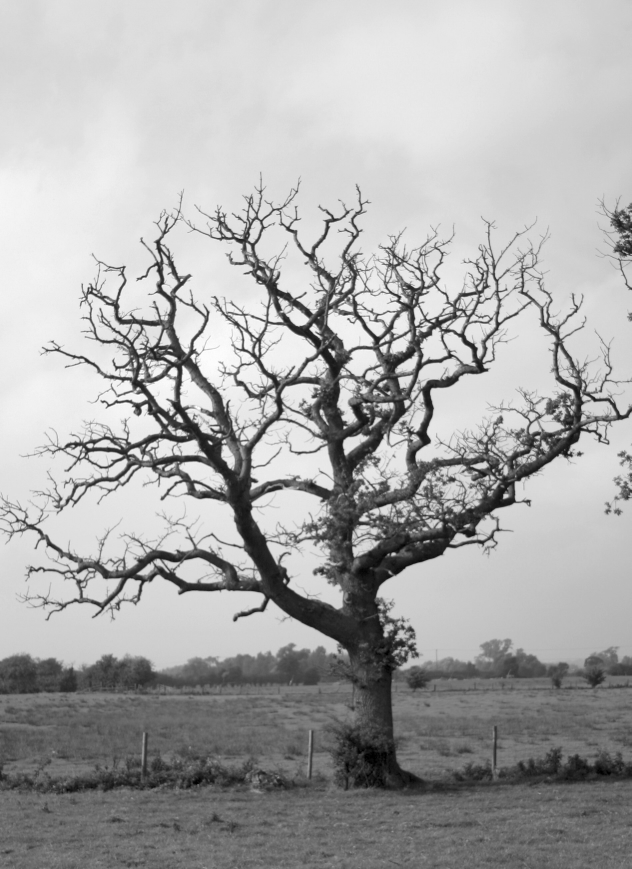
#> input picture exports/sources/commons/DeadTree.jpg, 1894 x 2606 px (shown at 1/3 size)
$ python run.py
#> lines starting #> are read from the running program, lines starting #| are printed output that depends on the picture
"""Compare the mirrored Commons tree photograph with the LP2-55 tree region.

Requires OpenCV and NumPy. Parameters are frozen in plan.txt. This compares
image structure; it is not a reconstruction of the compositing recipe.
"""
import argparse
import hashlib
import json
from pathlib import Path

import cv2
import numpy as np

ROOT = Path(__file__).resolve().parents[3]
SOURCE = ROOT / 'exports/sources/commons/DeadTree.jpg'
TARGET = ROOT / 'images/lp2-55.jpg'
EXPECTED_SOURCE = '608288991f92b8ab901a9fbb39937f93ebdfeb5fd84edeecfa637d5262ff7b29'
EXPECTED_TARGET = 'a80191592add93a86ed3868f9e4e6ba3944ec20c9ffccc7d3e221b461344beba'
SCALES = [round(.37 + i * .015, 3) for i in range(23)]


def digest(path):
    return hashlib.sha256(path.read_bytes()).hexdigest()


def prepared():
    assert digest(SOURCE) == EXPECTED_SOURCE
    assert digest(TARGET) == EXPECTED_TARGET
    source = cv2.imread(str(SOURCE), cv2.IMREAD_GRAYSCALE)
#> source is the input picture: shape (2606, 1894); min 0, max 255, mean 169.7
    target = cv2.imread(str(TARGET), cv2.IMREAD_GRAYSCALE)
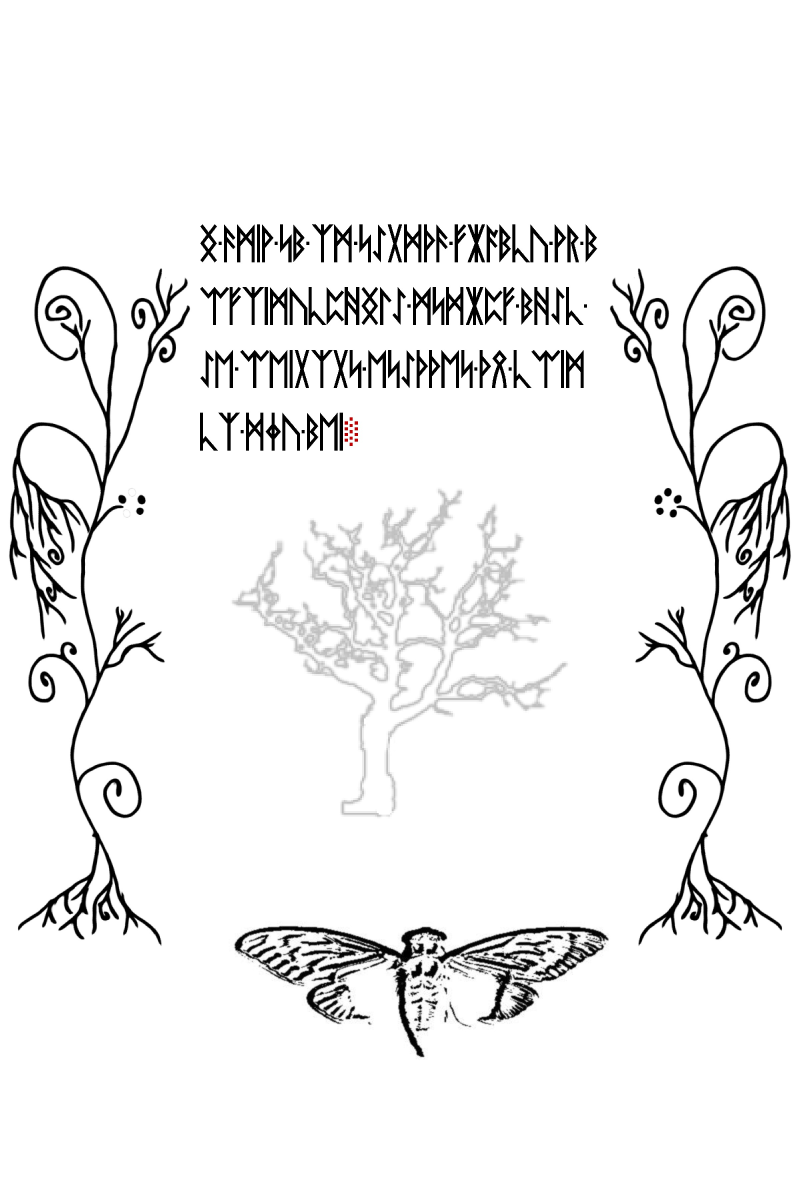
#> input picture images/lp2-55.jpg, 2400 x 3600 px (shown at 1/3 size)
#> target: shape (3600, 2400); min 0, max 255, mean 239.9
    assert source.shape == (2606, 1894) and target.shape == (3600, 2400)
    source = source[500:1950, 100:1750]
#> source: shape (1450, 1650)
    target = target[1300:2550, 550:1850]
#> target: shape (1250, 1300)
    a = np.clip((170 - source.astype(np.float32)) / 130, 0, 1)
    b = np.clip((250 - target.astype(np.float32)) / 45, 0, 1)
    return a, cv2.GaussianBlur(b, (0, 0), 7)


def correlation(a, b):
    x = a.ravel().astype(np.float64)
    y = b.ravel().astype(np.float64)
    x -= x.mean(); y -= y.mean()
    return float(np.dot(x, y) / np.sqrt(np.dot(x, x) * np.dot(y, y)))


def search(source, target, flip, training_fraction):
    a = cv2.flip(source, 1) if flip else source
    best = None
    for scale in SCALES:
        template = cv2.GaussianBlur(cv2.resize(a, None, fx=scale, fy=scale), (0, 0), 7)
        h, w = template.shape
        if h >= target.shape[0] or w >= target.shape[1]:
            continue
        train_h = h if training_fraction == 1 else int(h * training_fraction)
        scores = cv2.matchTemplate(target, template[:train_h], cv2.TM_CCOEFF_NORMED)
        if training_fraction != 1:
            scores[target.shape[0] - h + 1:] = -1
        _, score, _, (x, y) = cv2.minMaxLoc(scores)
        if best is None or score > best['training_correlation']:
            held = None
            if training_fraction != 1:
                held = correlation(template[train_h:], target[y + train_h:y + h, x:x + w])
            best = dict(scale=scale, x=x, y=y, width=w, height=h,
                        training_correlation=float(score), held_out_correlation=held)
    return best


def calculate():
    a, b = prepared()
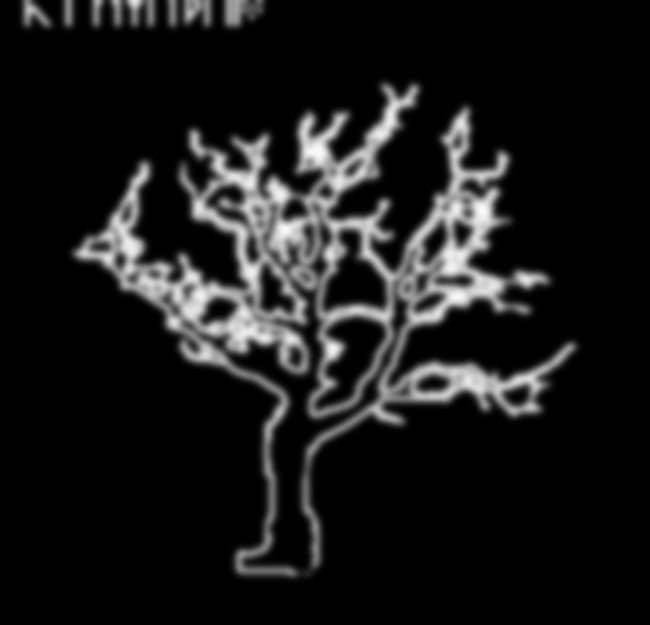
#> b: shape (1250, 1300) float32 (shown at 1/2 size); min 0, max 0.984, mean 0.0992
    return {
        'schema': 'liberpedia-tree-alignment-v1',
        'source': {'path': SOURCE.relative_to(ROOT).as_posix(), 'sha256': EXPECTED_SOURCE,
                   'original_size': [1894, 2606], 'crop_xyxy': [100, 500, 1750, 1950]},
        'target': {'path': TARGET.relative_to(ROOT).as_posix(), 'sha256': EXPECTED_TARGET,
                   'original_size': [2400, 3600], 'crop_xyxy': [550, 1300, 1850, 2550]},
        'preprocessing': 'grayscale; source response clip((170-L)/130,0,1); target response clip((250-L)/45,0,1); Gaussian sigma 7 after resizing',
        'search': {'scales': SCALES, 'translation': 'all in-crop integer offsets retaining the entire template',
                   'score': 'OpenCV TM_CCOEFF_NORMED; top 60% used for the held-out fit'},
        'orientations': {
            name: {'full_region': search(a, b, flip, 1), 'top_fit_bottom_check': search(a, b, flip, .6)}
            for name, flip in [('original', False), ('horizontal_reflection', True)]},
        'limits': 'Crops, darkness responses, scale interval and Gaussian width were chosen after inspecting these images. The lower 40% was not used to choose alignment within this declared run, but the overall design is exploratory. Correlations are descriptive, not a significance probability or exact compositing recipe.'
    }
#> the loop in search, `for scale in SCALES:` made 23 passes
#> score on passes 1 to 12: 0.377, 0.377, 0.371, 0.359, 0.354, 0.352, 0.349, 0.352, 0.351, 0.345, 0.341, 0.335
#> call 2 of search, with flip = False, training_fraction = 0.6
#> the loop in search (call 2), `for scale in SCALES:` made 23 passes
#> (score, held) on pass 1: (0.564, -0.0949)
#> score on passes 2 to 7: 0.558, 0.534, 0.5, 0.465, 0.451, 0.454
#> after the loop in search (call 2), `for scale in SCALES:`:
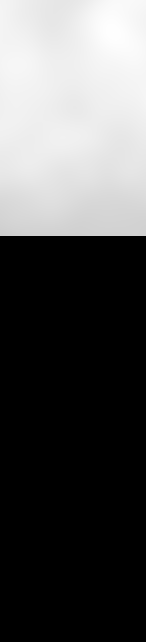
#> scores: shape (642, 146) float32; min -1, max 0.331, mean -0.551; drawn with min black and max white
#> after the loop in search (call 2), `for scale in SCALES:`: held = -0.0949
#> call 3 of search, with flip = True, training_fraction = 1
#> the loop in search (call 3), `for scale in SCALES:` made 23 passes
#> score on passes 1 to 12: 0.36, 0.355, 0.366, 0.379, 0.382, 0.373, 0.362, 0.357, 0.398, 0.442, 0.498, 0.562
#> pass 1, in search (call 3), `template = cv2.GaussianBlur(cv2.resize(a, None, fx=scale, fy=scale), (..`:
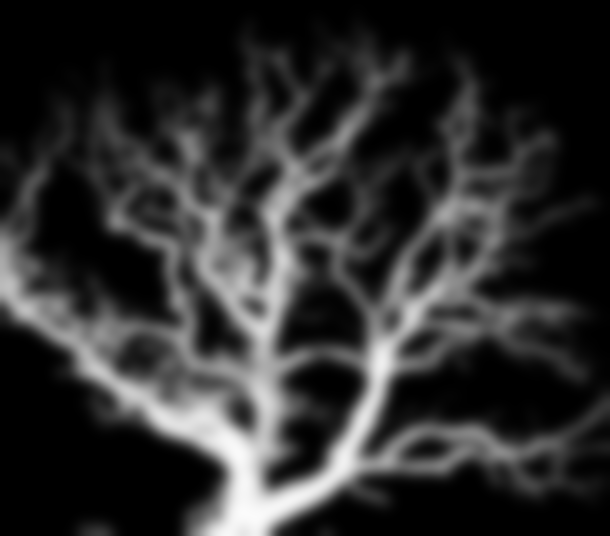
#> template: shape (536, 610) float32; min 0, max 0.986, mean 0.181
#> after the loop in search (call 3), `for scale in SCALES:`:
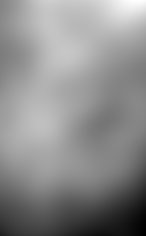
#> scores: shape (236, 146) float32; min -0.0056, max 0.252, mean 0.136; drawn with min black and max white
#> the loop in search (call 4), `for scale in SCALES:` made 23 passes
#> (score, held) on passes 1, 9, 10, 11, 12, 13: (0.505, -0.0189), (0.542, 0.24), (0.606, 0.281), (0.688, 0.322), (0.765, 0.379), (0.813, 0.456)
#> score on passes 2 to 7: 0.502, 0.496, 0.477, 0.458, 0.455, 0.451
#> pass 1, in search (call 4), `scores = cv2.matchTemplate(target, template[:train_h], cv2.TM_CCOEFF_N..`:
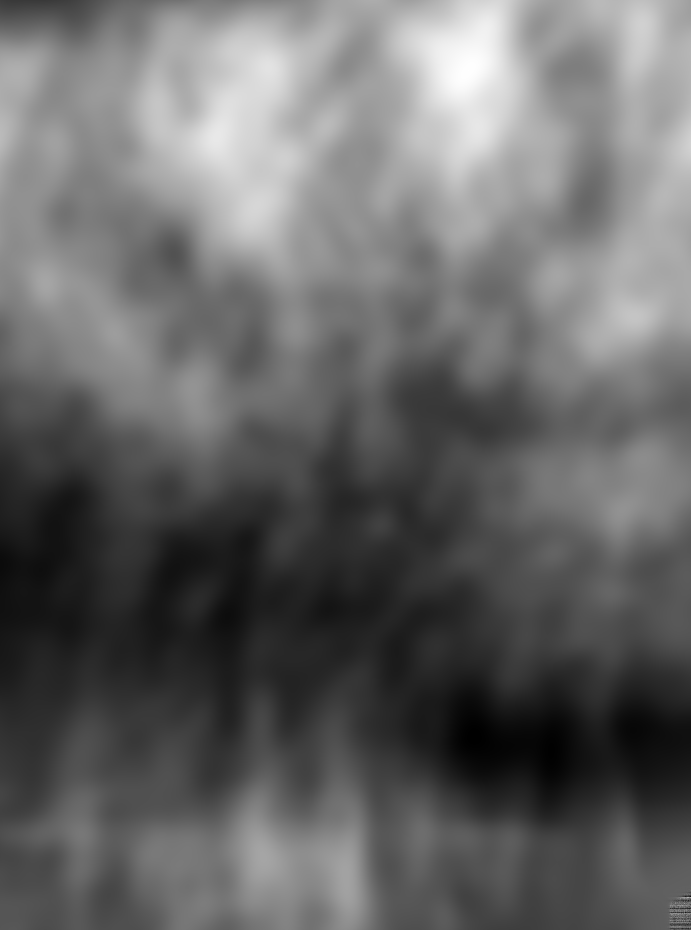
#> scores: shape (930, 691) float32; min -0.328, max 0.505, mean 0.00952; drawn with min black and max white
#> pass 3, in search (call 4), `scores = cv2.matchTemplate(target, template[:train_h], cv2.TM_CCOEFF_N..`:
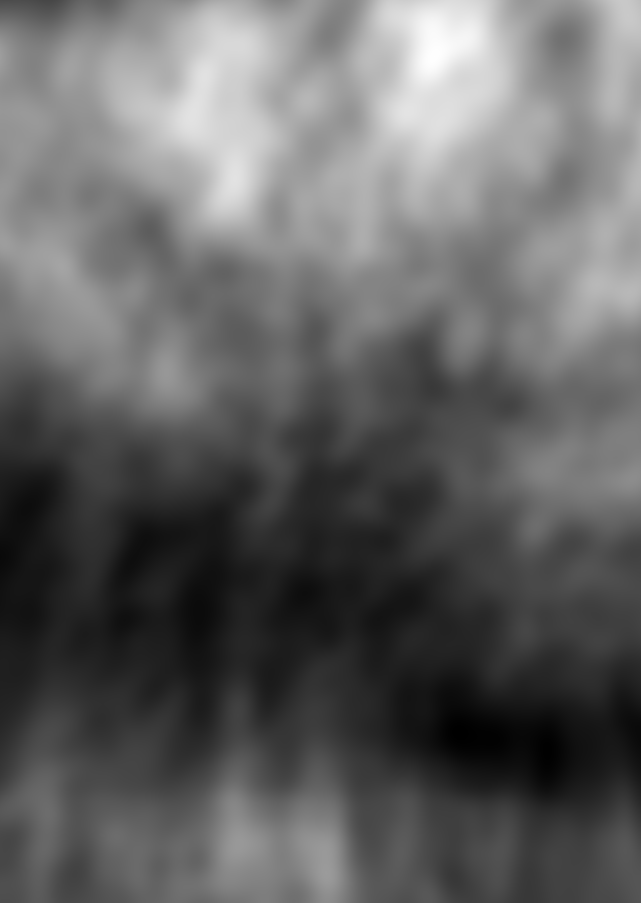
#> scores: shape (903, 641) float32; min -0.303, max 0.496, mean 0.00844; drawn with min black and max white
#> after the loop in search (call 4), `for scale in SCALES:`: held = 0.456


def render(result, path):
    a, b = prepared()
    fit = result['orientations']['horizontal_reflection']['top_fit_bottom_check']
    template = cv2.GaussianBlur(cv2.resize(cv2.flip(a, 1), None, fx=fit['scale'], fy=fit['scale']), (0, 0), 7)
    x, y, w, h = (fit[k] for k in ('x', 'y', 'width', 'height'))
    target = np.uint8(255 - 215 * b)
    aligned = np.full_like(target, 255)
    aligned[y:y + h, x:x + w] = np.uint8(255 - 215 * template)
    blend = cv2.addWeighted(target, .5, aligned, .5, 0)
    # Each pane uses the same target-crop pixel coordinates; the first is the
    # reflected source at the fitted scale, with white where it has no data.
    scale = .48
    panes = [cv2.resize(z, None, fx=scale, fy=scale) for z in (aligned, target, blend)]
    canvas = np.full((panes[0].shape[0] + 80, panes[0].shape[1] * 3 + 60, 3), 245, np.uint8)
    labels = ('MIRRORED SOURCE / FIT', 'LP2-55 / GRAY TREE', '50% OVERLAY')
    for i, pane in enumerate(panes):
        left = 15 + i * (pane.shape[1] + 15)
        canvas[65:65 + pane.shape[0], left:left + pane.shape[1]] = cv2.cvtColor(pane, cv2.COLOR_GRAY2BGR)
        cv2.putText(canvas, labels[i], (left, 37), cv2.FONT_HERSHEY_SIMPLEX, .65, (35, 45, 55), 2, cv2.LINE_AA)
    path.parent.mkdir(parents=True, exist_ok=True)
    assert cv2.imwrite(str(path), canvas)


def main():
    parser = argparse.ArgumentParser(description=__doc__)
    parser.add_argument('--check', action='store_true')
    parser.add_argument('--output', type=Path)
    parser.add_argument('--render', type=Path)
    args = parser.parse_args()
    result = calculate()
#> result = 7 items
    if args.check:
        saved = json.loads((ROOT / 'exports/dead-tree-alignment.json').read_text(encoding='utf-8'))
        assert result['source'] == saved['source'] and result['target'] == saved['target']
        for orientation in result['orientations']:
            for mode in result['orientations'][orientation]:
                got = result['orientations'][orientation][mode]
                expected = saved['orientations'][orientation][mode]
                assert all(got[k] == expected[k] for k in ('scale', 'x', 'y', 'width', 'height'))
                for k in ('training_correlation', 'held_out_correlation'):
                    if got[k] is not None:
                        assert abs(got[k] - expected[k]) < 1e-5
        reflected = result['orientations']['horizontal_reflection']['top_fit_bottom_check']
        original = result['orientations']['original']['top_fit_bottom_check']
        assert reflected['held_out_correlation'] > original['held_out_correlation']
        print('PASS: source hashes, both orientations, frozen search, and lower-region check')
    if args.output:
        args.output.parent.mkdir(parents=True, exist_ok=True)
        args.output.write_text(json.dumps(result, indent=2) + '\n', encoding='utf-8', newline='\n')
    if args.render:
        render(result, args.render)
    if not (args.check or args.output or args.render):
        print(json.dumps(result, indent=2))
#> (printed output is left out)

if __name__ == '__main__':
    main()
